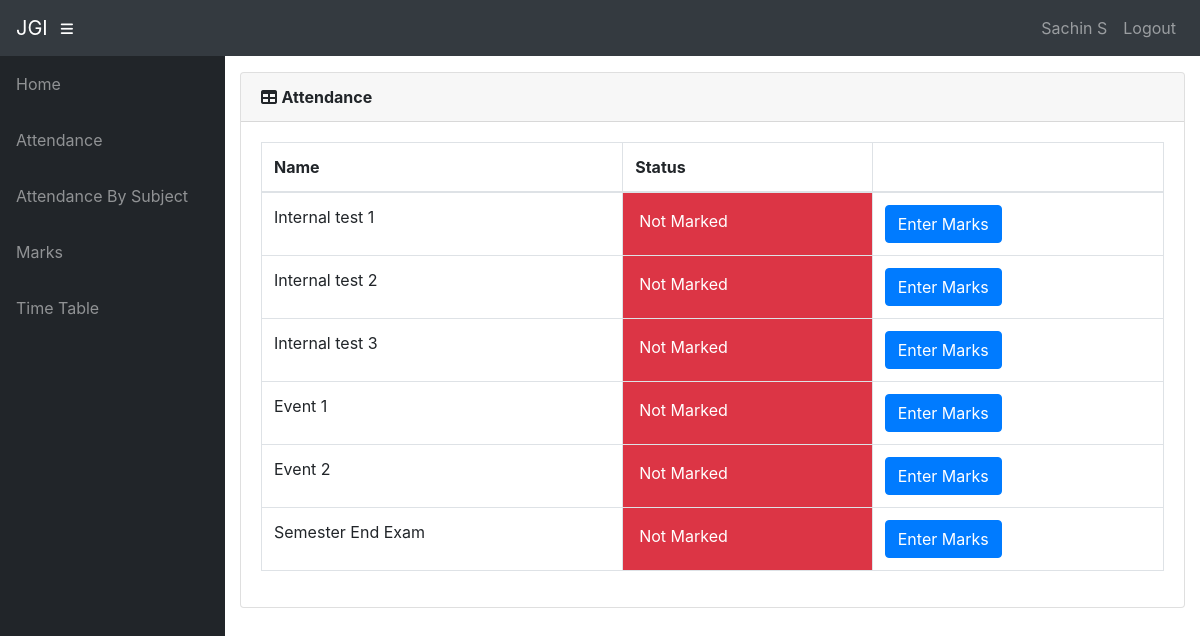
The app's page /info/teacher/43/marks_list/ (signed in) with its own data.
### info/models.py (models this page shows, shortened)
class User(AbstractUser):
    @property
    def is_student(self):
        if hasattr(self, 'student'):
            return True
        return False

class Student(models.Model):
    user = models.OneToOneField(User, on_delete=models.CASCADE, null=True)
    class_id = models.ForeignKey(Class, on_delete=models.CASCADE, default=1)
    USN = models.CharField(primary_key='True', max_length=100)
    name = models.CharField(max_length=200)
    sex = models.CharField(max_length=50, choices=sex_choice, default='Male')
    DOB = models.DateField(default='1998-01-01')

class MarksClass(models.Model):
    assign = models.ForeignKey(Assign, on_delete=models.CASCADE)
    name = models.CharField(max_length=50, choices=test_name, default='Internal test 1')
    status = models.BooleanField(default='False')
    class Meta:
        unique_together = (('assign', 'name'),)

### info/views.py (the view)
@login_required()
def t_marks_list(request, assign_id):
    ass = get_object_or_404(Assign, id=assign_id)
    m_list = MarksClass.objects.filter(assign=ass)
    return render(request, 'info/t_marks_list.html', {'m_list': m_list})

### info/templates/info/t_marks_list.html
{% extends 'info/base.html' %}
{% block content %}
    <div class="card mb-3">
        <div class="card-header">
              <i class="fas fa-table"></i>
            <b>Attendance</b></div>
            <div class="card-body">
              <div class="table-responsive">
                <table class="table table-bordered" id="dataTable" width="100%" cellspacing="0">
                  <thead>
                    <tr>
                        <th>Name</th>
                        <th>Status</th>
                        <th></th>
                    </tr>
                  </thead>
                  <tbody>
                    {% for m in m_list %}
                    <tr>
                        <td>{{ m.name }}</td>
                        {% if not m.status %}
                            <td class="p-3 mb-2 bg-danger text-white">Not Marked</td>
                            <td>
                                <a class="btn btn-primary" href="{% url 't_marks_entry' m.id %}" role="button">Enter Marks</a>
                            </td>
                        {% else %}
                            <td class="p-3 mb-2 bg-success text-white">Marked</td>
                            <td><a class="btn btn-warning" href="{% url 'edit_marks' m.id %}" role="button">Edit Marks</a> </td>
                        {% endif %}
                    </tr>
                    {% empty %}
                            <p>student has no courses</p>
                    {% endfor %}
                  </tbody>
                </table>
              </div>
        </div>
    </div>
{% endblock %}

### info/templates/info/base.html (shortened to what this page needs)
<!DOCTYPE html>
<html lang="en">
  <head>
      {% load static %}
    <link href="{% static '/info/bootstrap/vendor/bootstrap/css/bootstrap.min.css' %}" rel="stylesheet">
    <link href="{% static '/info/bootstrap/vendor/fontawesome-free/css/all.min.css' %}" rel="stylesheet" type="text/css">
    <link href="{% static '/info/bootstrap/vendor/datatables/dataTables.bootstrap4.css' %}" rel="stylesheet">
    <link href="{% static '/info/bootstrap/css/sb-admin.css' %}" rel="stylesheet">
  </head>
  <body id="page-top">
    <nav class="navbar navbar-expand navbar-dark bg-dark static-top">
      <a class="navbar-brand mr-1" href="{% url 'index' %}">JGI</a>
      <button class="btn btn-link btn-sm text-white order-1 order-sm-0" id="sidebarToggle" href="#">
        <i class="fas fa-bars"></i>
      </button>
        <div class="collapse navbar-collapse" id="navbarResponsive">
          <ul class="navbar-nav ml-auto">
            <li class="nav-item">
                {% if request.user.is_student %}
                    <a class="nav-link text-capitalize">{{ request.user.student.name }}</a>
                {% elif request.user.is_teacher %}
                    <a class="nav-link text-capitalize">{{ request.user.teacher.name }}</a>
                {% endif %}
            </li>
            <li class="nav-item">
                <a class="nav-link" href="#" data-toggle="modal" data-target="#logoutModal">Logout</a>
            </li>
          </ul>
        </div>
    </nav>
    <div id="wrapper">
      <ul class="sidebar navbar-nav">
            <li class="nav-item">
              <a class="nav-link" href="{% url 'index' %}">
                <span>Home</span>
              </a>
            </li>
        {% if request.user.is_student %}
            <li class="nav-item">
              <a class="nav-link" href="{% url 'attendance' request.user.student.USN %}">
                <span>Attendance</span>
              </a>
            </li>
            <li class="nav-item">
              <a class="nav-link" href="{% url 'attendance' request.user.student.USN %}">
                <span>Attendance By Subject</span>
              </a>
            </li>
            <li class="nav-item">
              <a class="nav-link" href="{% url 'marks_list' request.user.student.USN %}">
                <span>Marks</span>
              </a>
            </li>
              <li class="nav-item">
              <a class="nav-link" href="{% url 'timetable' request.user.student.class_id_id %}">
                <span>Time Table</span>
              </a>
            </li>
        {% endif %}
      </ul>
      <div id="content-wrapper">
        <div class="container-fluid">
            {% block content %}
            {% endblock %}
        </div>
      </div>
    </div>
  </body>
</html>

### records on screen
User: user.student.name "Sachin S"
MarksClass: name "Internal test 1", status "Not Marked"
MarksClass: name "Internal test 2", status "Not Marked"
MarksClass: name "Internal test 3", status "Not Marked"
MarksClass: name "Event 1", status "Not Marked"
MarksClass: name "Event 2", status "Not Marked"
MarksClass: name "Semester End Exam", status "Not Marked"
